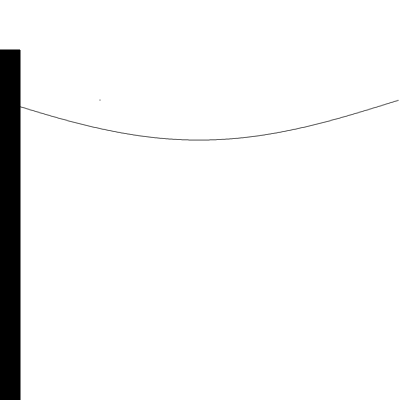
Frame 1 (no input)
Frame 60 (no input): identical to frame 1, image omitted
Frame 120 (the mouse pressed at the canvas centre since frame 60): identical to frame 1, image omitted

The p5.js sketch that drew this single still picture (run headless with seeded random() and noise() and a simulated clock; from frame 60 on, the mouse is pressed at the canvas centre):

// p5.js sketch
// ── sketch.js
"use strict"
var postes = [];
var poste;
var nuevo_poste;
var cables = [];
var camera;
var moving = false;
var xspacing = 1;
var period = 800;
var x=0;
var dx;
var cable;


function setup() {
   createCanvas(400, 400);
   print(dx);
   poste = new Poste();
   camera = new Camera();
   cable = new Cable();
}

function draw() {
   background("white");
   camera.move();
   //dibuja cables
   for (var i = 0; i < cables.length; i++) {
      cables[i].display();
   }
   //dibuja cada poste
   for (var i = 0; i < postes.length; i++) {
      postes[i].display();
   }
}

class Camera {
   constructor() {
      this.posx = 0;
      this.moving = false;
      this.vel = 5;
   }
   move() {
      if (this.moving == true) {
         this.posx -= this.vel;
      }
   }
}

class Poste {
   constructor() {
      this.loc = createVector((1 - camera.posx) + height, 50);
      this.size = createVector(20, 400);
      postes.push(this);
      print("poste creado");
   }

   display() {
      if (this.checkScreen() == true) {
         fill("black");
         rect(camera.posx + this.loc.x, this.loc.y, this.size.x, this.size.y);
      }
   }

   checkScreen() {
      if (camera.posx + this.loc.x + this.size.x <= 0) {
         cable.calcWave();
         this.destroy();
         this.checkNew();
         return false;
      } else {
         return true;
      }
   }

   checkNew() {
      if (camera.posx + this.loc.x <= this.size.x && postes.length <= 1) {
         nuevo_poste = new Poste();
      }
   }

   destroy() {
      postes.splice(postes.indexOf(this), 1);
   }
}

class Cable {
   constructor(prev,poste1,poste2) {
      this.prev = prev; //Mismo cable antes del ultimo poste
      this.poste1 = poste1;
      this.poste2 = poste2;
      this.loc = createVector(0, 0);
      if (this.prev != null){
         this.loc = createVector(0, (heigth-random(this.poste1.size.y*0.8,this.poste1.size.y))); //El cable parte en cualquier lugar sobre el 80% de la altura del poste inicial
      }
      
      this.yvalues = new Array(width);
      this.dx = (6.28318530718 / period) * xspacing;
      this.amplitude = 40;
      this.tension = 1;
      this.peso = 1;
      this.a = this.tension/this.peso;
      this.minimo = 300;
      this.calcWave();
      cables.push(this);
   }

   calcWave() {
      x = 0;
      print(x);
      print(x+dx);
      for (var i = 0; ((1-camera.posx)+i) < (1 - camera.posx)+width; i++) {
         this.yvalues[i] = sin(x) * this.amplitude+100;
         
         //this.yvalues[i] = this.a*Math.cosh(x/this.a)+this.minimo;
         x += this.dx;
      }
   }

   display() {
      //print(this.yvalues);
      //print(this.yvalues);
      stroke("Black");
      fill("Black");
      point(100, 100);
      for (let x = 0; ((1-camera.posx)+x) < (1 - camera.posx)+width; x++) {
         stroke("Black");
         fill("Black");
         point(x-(1 - camera.posx), this.yvalues[x]);
      }
   }
}

function keyPressed() {
   if (keyCode == RIGHT_ARROW) {
      camera.moving = true;
   }
}

function keyReleased() {
   // UP key
   if (keyCode == RIGHT_ARROW) {
      camera.moving = false;
   }
}
